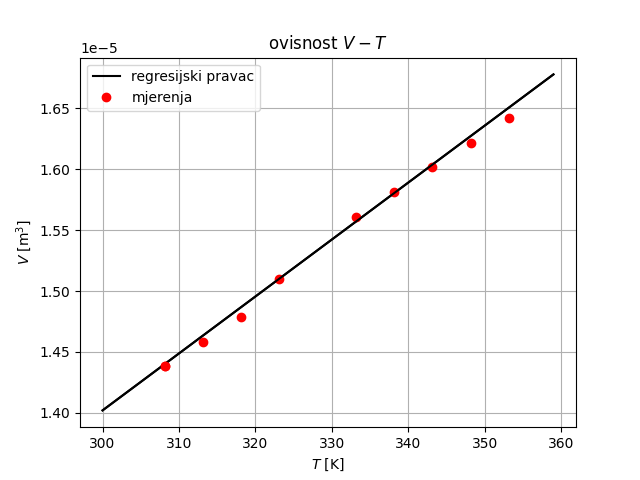

Write the Python code that produced this figure.
from turtle import color
import matplotlib.pyplot as plt
import numpy as np
import math

# Data for plotting
x = np.arange(300, 360, 1)
y = 4.6734E-08*x + 0

x1, y1 = (308.15, 1.43812E-05)
x2, y2 = (313.15, 1.45854E-05)
x3, y3 = (318.15, 1.47895E-05)
x4, y4 = (323.15, 1.50957E-05)
#x5, y5 = (328.15, 1.56061E-05)
x6, y6 = (333.15, 1.56061E-05)
x7, y7 = (338.15, 1.58102E-05)
x8, y8 = (343.15, 1.60143E-05)
x9, y9 = (348.15, 1.62185E-05)
x10, y10 = (353.15, 1.64226E-05)


fig, ax = plt.subplots()
ax.plot(x, y, color='k')
plt.plot(x1, y1, 'ro')
plt.plot(x2, y2, 'ro')
plt.plot(x3, y3, 'ro')
plt.plot(x4, y4, 'ro')
#plt.plot(x5, y5, 'ro')
plt.plot(x6, y6, 'ro')
plt.plot(x7, y7, 'ro')
plt.plot(x8, y8, 'ro')
plt.plot(x9, y9, 'ro')
plt.plot(x10, y10, 'ro')


ax.set(xlabel='$T$ [K]', ylabel='$V$ [m$^3$]')
ax.grid()

ax = plt.gca()
# ax.set_xlim([0.5, 1.1])
# ax.set_ylim([1, 2.4])

plt.plot(x, y, "-k", label="regresijski pravac")
plt.plot(x1, y1, "ro", label="mjerenja")
plt.legend(loc="upper left")
plt.title('ovisnost $V-T$')

fig.savefig("vj1_VT.png")

plt.show()